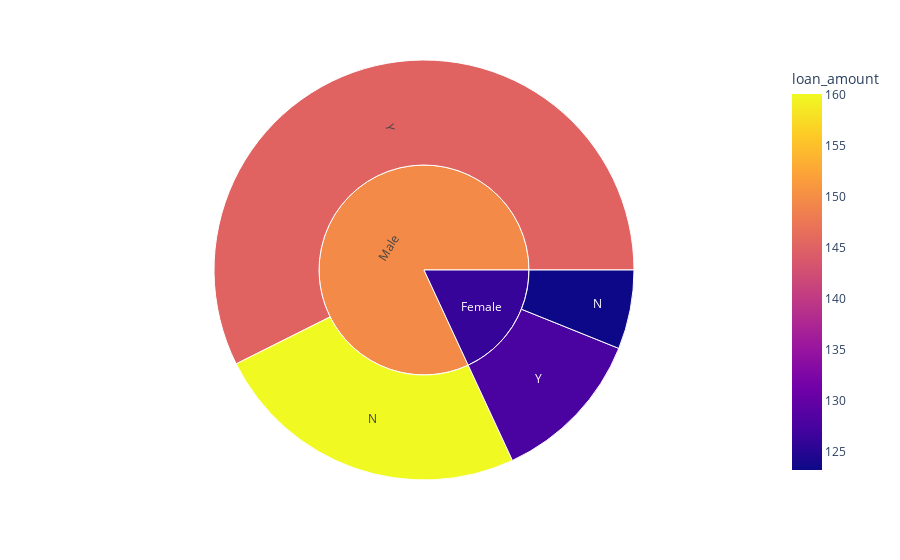

The notebook cell saved with this chart:
### Code cell
px.sunburst( data_frame=dataset,path=['gender','loan_status'], color='loan_amount')

### Figure 1 — Plotly figure (JSON) as saved in the notebook; plotly's stock layout.template omitted (floating-point values rounded to 4 significant figures)
{"data": [{"branchvalues": "total", "customdata": [[123.3], [160.0], [127.7], [145.2], [126.2], [149.6]], "domain": {"x": [0, 1], "y": [0, 1]}, "hovertemplate": "labels=%{label}<br>count=%{value}<br>parent=%{parent}<br>id=%{id}<br>loan_amount=%{color}<extra></extra>", "ids": ["Female/N", "Male/N", "Female/Y", "Male/Y", "Female", "Male"], "labels": ["N", "N", "Y", "Y", "Female", "Male"], "marker": {"coloraxis": "coloraxis", "colors": [123.3, 160.0, 127.7, 145.2, 126.2, 149.6]}, "name": "", "parents": ["Female", "Male", "Female", "Male", "", ""], "type": "sunburst", "values": [33, 133, 65, 311, 98, 444]}], "layout": {"coloraxis": {"colorbar": {"title": {"text": "loan_amount"}}, "colorscale": [[0, "#0d0887"], [0.1111, "#46039f"], [0.2222, "#7201a8"], [0.3333, "#9c179e"], [0.4444, "#bd3786"], [0.5556, "#d8576b"], [0.6667, "#ed7953"], [0.7778, "#fb9f3a"], [0.8889, "#fdca26"], [1, "#f0f921"]]}, "legend": {"tracegroupgap": 0}, "margin": {"t": 60}}}
